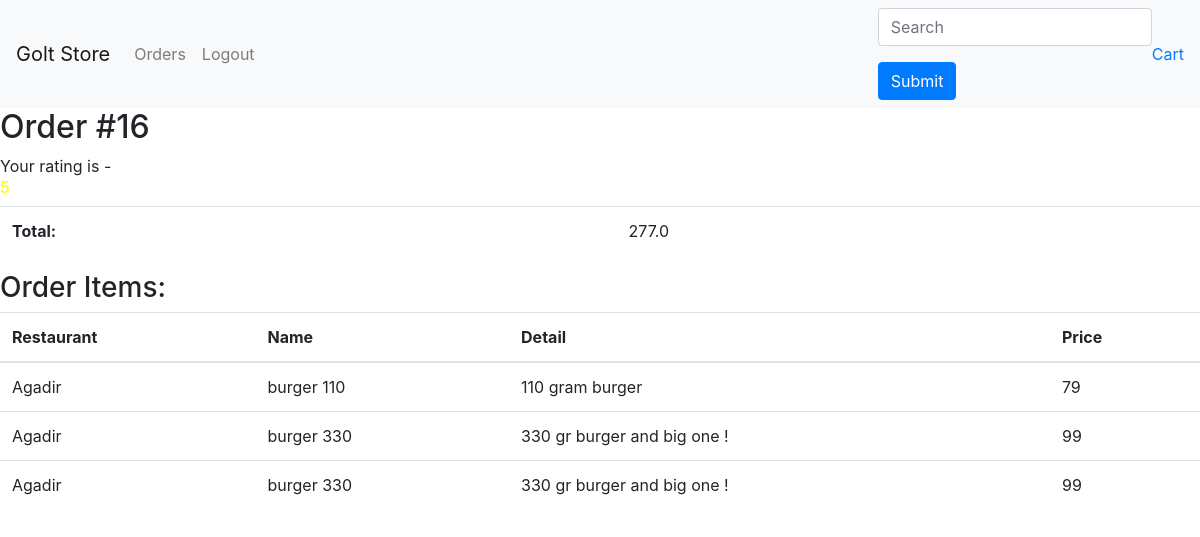
/customer/main/orders/16 (signed in), run on the app's committed database.
### customer/models.py (models this page shows)
class Order(models.Model):
    user = models.ForeignKey(CustomUser, on_delete=models.CASCADE)
    restaurant = models.ForeignKey(Restaurant, on_delete=models.CASCADE, null=True)
    total = models.FloatField()
    paid_status = models.BooleanField(default=False)
    location = models.ForeignKey(Location, on_delete=models.CASCADE)
    phone = models.FloatField()
    ready = models.BooleanField(default=False)
    delivered = models.BooleanField(default=False)
    class Meta:
        verbose_name_plural = 'Orders'

class Rating(models.Model):
    user = models.ForeignKey(CustomUser, on_delete=models.CASCADE)
    restaurant = models.ForeignKey(Restaurant, on_delete=models.CASCADE)
    order = models.ForeignKey(Order, on_delete=models.CASCADE)
    rate = models.PositiveIntegerField()
    class Meta:
        verbose_name_plural = 'Rating'

class OrderItems(models.Model):
    user = models.ForeignKey(CustomUser, on_delete=models.CASCADE)
    order = models.ForeignKey(Order, on_delete=models.CASCADE, null=True, blank=True)
    restaurant = models.ForeignKey(Restaurant, on_delete= models.CASCADE, null=True)
    dish = models.ForeignKey(Dishes, on_delete=models.CASCADE)
    paid_status = models.BooleanField(default=False)
    class Meta:
        verbose_name_plural = 'Order Items'

### restaurant/models.py (models this page shows)
class Dishes(models.Model):
    restaurant = models.ForeignKey(Restaurant, on_delete=models.CASCADE)
    name  = models.CharField(max_length=124)
    img = models.ImageField(upload_to='media/dishes_images')
    detail = models.TextField(blank=True)
    price = models.PositiveIntegerField()
    class Meta:
        verbose_name_plural = 'Dishes'

class Restaurant(models.Model):
    user = models.ForeignKey(CustomUser, on_delete=models.CASCADE)
    name = models.CharField(max_length=55)
    location = models.ForeignKey(Location, on_delete=models.CASCADE)
    img = models.ImageField(upload_to='media/restaurant_images')
    category = models.CharField(max_length=40)
    detail = models.TextField(blank=True)
    website = models.CharField(max_length=255)
    class Meta:
        verbose_name_plural = 'Restaurants'

### customer/views.py (the view)
# urls.py: path('main/orders/<int:id>',views.single_order,name='single_order'),
def single_order(request, id):
    order = Order.objects.get(id=id)
    items = OrderItems.objects.filter(order=order)
    try:
        rating = Rating.objects.get(user=request.user,order=order)
    except ObjectDoesNotExist:
        rating = None
    return render(request, 'customer/single_order.html', {'order': order, 'items': items, 'rating': rating})

### Golt/templates/customer/single_order.html (shortened to what this page needs)
{% extends 'customer/base.html' %}
{% load static %}
{% block content %}
<!DOCTYPE html>
<html lang="en">
<head>
</head>
<body>
    <h2>Order #{{ order.id }}</h2>
    {% if rating != None and rating.order.delivered == True %}
      Your rating is - <h6 style="color: yellow;" >{{rating.rate}}</h6>
    {% elif rating == None and rating.order.delivered == False %}
      <h6>Can rate when the order delivered</h6>
    {% elif rating == None %}
      <a href="/customer/main/orders/rate/{{order.id}}">Rate !</a>
    {% endif %}
<table class="table">
  <tbody>
    <tr>
      <th>Total:</th>
      <td>{{ order.total }}</td>
    </tr>
  </tbody>
</table>
<h3>Order Items:</h3>
<table class="table">
  <thead>
    <tr>
      <th>Restaurant</th>
      <th>Name</th>
      <th>Detail</th>
      <th>Price</th>
    </tr>
  </thead>
  <tbody>
    {% for item in items %}
    <tr>
    <td>{{ item.dish.restaurant.name }}</td>
      <td>{{ item.dish.name }}</td>
      <td>{{ item.dish.detail }}</td>
      <td>{{ item.dish.price }}</td>
    </tr>
    {% endfor %}
  </tbody>
</table>
</body>
</html>
{% endblock %}

### data on the page
Order: id "16", total "277.0"
Rating: rate "5"
OrderItems: dish.restaurant.name "Agadir", dish.name "burger 110", dish.detail "110 gram burger", dish.price "79"
OrderItems: dish.restaurant.name "Agadir", dish.name "burger 330", dish.detail "330 gr burger and big one !", dish.price "99"
OrderItems: dish.restaurant.name "Agadir", dish.name "burger 330", dish.detail "330 gr burger and big one !", dish.price "99"
